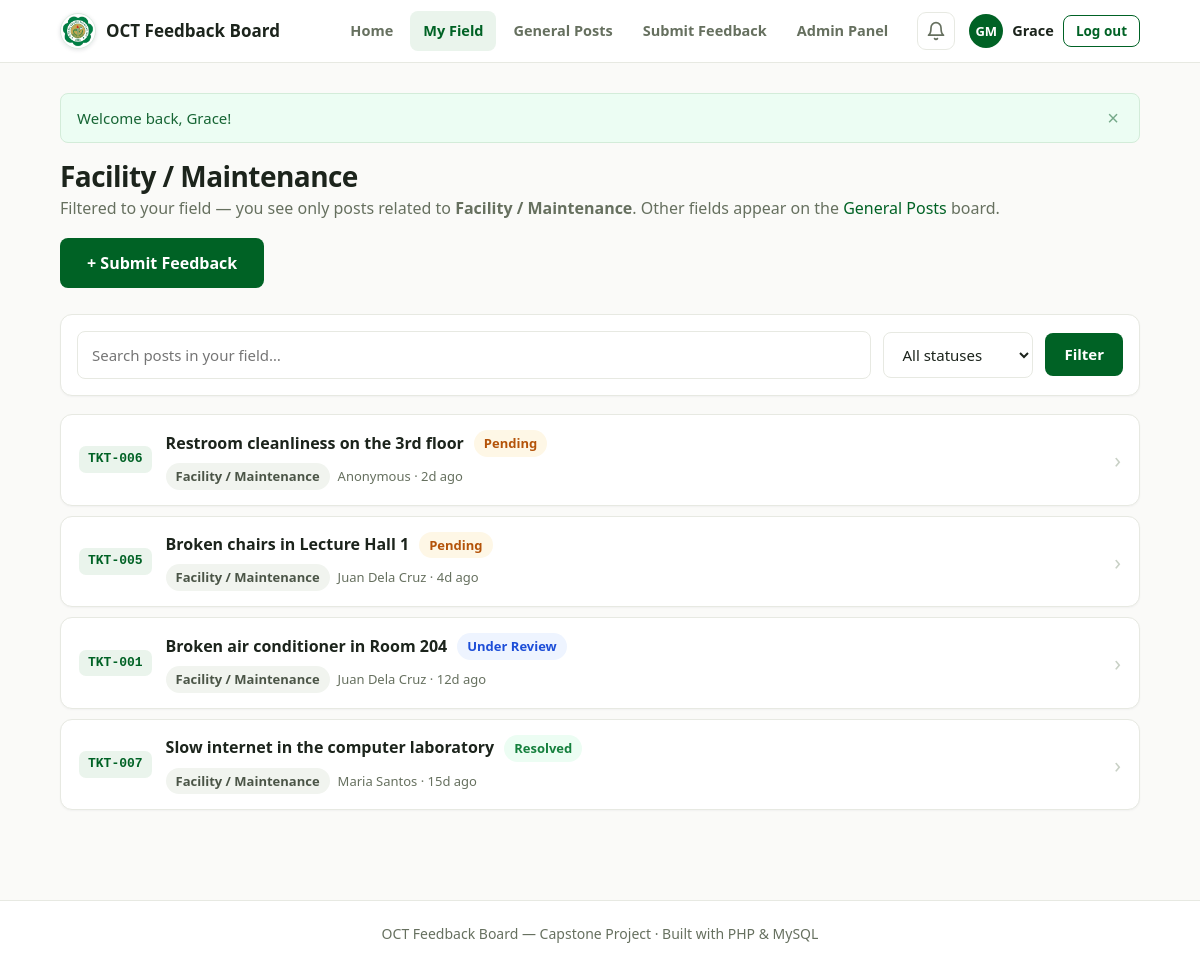
/my-field.php (signed in), run on the app's committed database.
### tables this page shows
CREATE TABLE IF NOT EXISTS feedbacks (
  id            INT UNSIGNED AUTO_INCREMENT PRIMARY KEY,
  ticket_no     VARCHAR(20)  NOT NULL UNIQUE,           
  user_id       INT UNSIGNED NOT NULL,
  category      VARCHAR(40)  NOT NULL,
  title         VARCHAR(160) NOT NULL,
  description   TEXT         NOT NULL,
  image_path    VARCHAR(255) DEFAULT NULL,              
  is_anonymous  TINYINT(1)   NOT NULL DEFAULT 0,        
  status        ENUM('pending','under_review','resolved','rejected') NOT NULL DEFAULT 'pending',
  assigned_dept VARCHAR(60)  DEFAULT NULL,              
  is_public     TINYINT(1)   NOT NULL DEFAULT 0,        
  created_at    TIMESTAMP NOT NULL DEFAULT CURRENT_TIMESTAMP,
  updated_at    TIMESTAMP NOT NULL DEFAULT CURRENT_TIMESTAMP ON UPDATE CURRENT_TIMESTAMP,
  CONSTRAINT fk_feedback_user FOREIGN KEY (user_id) REFERENCES users(id) ON DELETE CASCADE
);

CREATE TABLE IF NOT EXISTS users (
  id          INT UNSIGNED AUTO_INCREMENT PRIMARY KEY,
  id_number   VARCHAR(30)  NOT NULL UNIQUE,            
  name        VARCHAR(120) NOT NULL,
  email       VARCHAR(120) NOT NULL UNIQUE,
  password    VARCHAR(255) NOT NULL,                   
  department  VARCHAR(100) NOT NULL DEFAULT '',        
  role        ENUM('student','faculty','staff','admin','super_admin') NOT NULL DEFAULT 'student',
  field_scope VARCHAR(30)  DEFAULT NULL,               
  created_at  TIMESTAMP NOT NULL DEFAULT CURRENT_TIMESTAMP
);

### my-field.php (the view, shortened to what this page needs)
<?php
require_once __DIR__ . '/config.php';
$user      = current_user();
$isStaffLevel    = is_admin();
$field           = is_admin() ? admin_field($user) : user_field($user);
$category = (string)($_GET['category'] ?? '');
$q        = trim((string)($_GET['q'] ?? ''));
$where  = ['f.status <> ?'];
$params = ['rejected'];
if ($field !== null) {
    $where[]  = 'f.category = ?';
    $params[] = $field;
} elseif ($category !== '' && valid_category($category)) {
    $where[]  = 'f.category = ?';
    $params[] = $category;
}
$sql = 'SELECT f.*, u.name
        FROM feedbacks f
        JOIN users u ON u.id = f.user_id
        WHERE ' . implode(' AND ', $where) .
       ' ORDER BY f.created_at DESC, f.id DESC
         LIMIT 60';
$stmt = $pdo->prepare($sql);
$stmt->execute($params);
$posts = $stmt->fetchAll();
require __DIR__ . '/includes/header.php';
?>
<div class="dash-head">
  <div>
    <h1 class="page-title"><?= $field !== null ? e($field) : 'All Fields' ?></h1>
    <p class="page-sub">
      <?php if ($field !== null): ?>
        Filtered to your field — you see only posts related to <strong><?= e($field) ?></strong>.
        Other fields appear on the <a href="dashboard.php#general">General Posts</a> board.
      <?php else: ?>
        No matching field found from your department, so all non-rejected posts are shown.
      <?php endif; ?>
    </p>
  </div>
  <a class="btn btn-primary btn-lg" href="submit.php">+ Submit Feedback</a>
</div>
<form method="get" action="my-field.php" class="card filter-bar">
  <div class="filter-search">
    <input type="search" name="q" class="input" placeholder="Search posts in your field…" value="<?= e($q) ?>">
  </div>
  <select name="status" class="input">
    <option value="">All statuses</option>
  </select>
  <button type="submit" class="btn btn-primary">Filter</button>
</form>
<?php if (empty($posts)): ?>
  <div class="card empty-state">
    <div class="empty-emoji">
      <svg aria-hidden="true" xmlns="http://www.w3.org/2000/svg" viewBox="0 0 24 24" fill="none" stroke="currentColor" stroke-width="2" stroke-linecap="round" stroke-linejoin="round"><circle cx="11" cy="11" r="8"/><path d="m21 21-4.3-4.3"/></svg>
    </div>
    <h3>No posts in this field yet</h3>
    <p>When someone reports a concern related to <?= $field !== null ? '<strong>' . e($field) . '</strong>' : 'your field' ?>, it will appear here.</p>
    <a class="btn btn-primary" href="submit.php">Be the first to report</a>
  </div>
<?php else: ?>
<div class="ticket-list">
  <?php foreach ($posts as $t): ?>
  <a class="card ticket-row" href="<?= $isStaffLevel ? 'admin/ticket.php?id=' : 'ticket.php?id=' ?><?= (int)$t['id'] ?>">
    <span class="ticket-no"><?= e($t['ticket_no']) ?></span>
    <div class="ticket-main">
      <div class="ticket-title-line">
        <span class="ticket-title"><?= e($t['title']) ?></span>
        <?= status_badge($t['status']) ?>
      </div>
      <div class="ticket-meta">
        <?= category_badge($t['category']) ?>
        <span class="ticket-date">
          <?= $t['is_anonymous'] ? 'Anonymous' : e($t['name']) ?> · <?= e(time_ago($t['created_at'])) ?>
        </span>
      </div>
    </div>
    <span class="ticket-chevron">›</span>
  </a>
  <?php endforeach; ?>
</div>
<?php endif; ?>
<?php require __DIR__ . '/includes/footer.php'; ?>

### includes/functions.php (shortened to what this page needs)
<?php
function e($value): string
{
    return htmlspecialchars((string)$value, ENT_QUOTES, 'UTF-8');
}
function time_ago(string $datetime): string
{
    try {
        $then = new DateTime($datetime);
    } catch (Exception $e) {
        return '';
    }
    $diff = (new DateTime())->diff($then);
    if ($diff->d > 0) return $diff->d . 'd ago';
    return 'just now';
}
function current_user(): ?array
{
    return $_SESSION['user'] ?? null;
}
function is_admin(): bool
{
    return in_array((current_user()['role'] ?? ''), ['admin', 'super_admin'], true);
}
function admin_field(array $user): ?string
{
    $scope = (string)($user['field_scope'] ?? '');
    return FIELD_SCOPES[$scope] ?? null;
}
function status_badge(string $status): string
{
    $label = STATUS_LABELS[$status] ?? $status;
    return '<span class="badge badge-' . e($status) . '">' . e($label) . '</span>';
}
function category_badge(string $category): string
{
    return '<span class="badge badge-neutral">' . e($category) . '</span>';
}

### assets/css/style.css (style rules this page uses)
:root { --primary: #006225; --primary-dark: #004d1c; --primary-light: #0e7c34; --primary-soft: #eaf4ec; --gradient: linear-gradient(160deg, #0e7c34 0%, #006225 60%, #004d1c 100%); --gold: #c9a227; --gold-soft: #f6edd2; --success: #15803d; --success-soft: #ecfdf3; --warning: #b45309; --warning-soft: #fef7e6; --info: #1d4ed8; --info-soft: #eef4ff; --danger: #b91c1c; --danger-soft: #fdf0f0; --bg: #fafaf8; --surface: #ffffff; --text: #1c241c; --muted: #66705f; --border: #e7e9e2; --radius: 12px; --radius-sm: 8px; --shadow-sm: 0 1px 2px rgba(15, 23, 42, .04); --shadow-md: 0 4px 12px rgba(15, 23, 42, .07); --shadow-lg: 0 14px 34px rgba(15, 23, 42, .12); }
*, *::before, *::after { box-sizing: border-box; }
html { scroll-behavior: smooth; }
body { margin: 0; font-family: "Segoe UI", system-ui, -apple-system, Roboto, "Helvetica Neue", Arial, sans-serif; font-size: 16px; line-height: 1.6; color: var(--text); background: var(--bg); -webkit-font-smoothing: antialiased; }
a { color: var(--primary); text-decoration: none; }
h1, h2, h3 { line-height: 1.25; margin: 0 0 .4em; }
p { margin: 0 0 1em; }
.btn { display: inline-flex; align-items: center; justify-content: center; gap: 6px; padding: 10px 18px; border-radius: var(--radius-sm); font: inherit; font-weight: 600; font-size: 15px; line-height: 1.4; border: 1px solid transparent; cursor: pointer; text-align: center; transition: background .15s ease, color .15s ease, border-color .15s ease, box-shadow .15s ease, transform .15s ease; text-decoration: none; }
.btn-primary { background: var(--primary); color: #fff; }
.btn-lg { padding: 13px 26px; font-size: 16px; }
.card { background: var(--surface); border: 1px solid var(--border); border-radius: var(--radius); box-shadow: var(--shadow-sm); }
.page-title { font-size: clamp(22px, 3vw, 28px); font-weight: 800; margin: 0 0 2px; letter-spacing: -.02em; }
.page-sub { color: var(--muted); margin: 0; }
.dash-head { display: flex; align-items: flex-end; justify-content: space-between; gap: 16px; flex-wrap: wrap; margin-bottom: 26px; }
.badge { display: inline-flex; align-items: center; gap: 4px; padding: 3px 10px; border-radius: 999px; font-size: 13px; font-weight: 600; white-space: nowrap; line-height: 1.6; }
.badge-pending { background: var(--warning-soft); color: var(--warning); }
.badge-under_review { background: var(--info-soft); color: var(--info); }
.badge-resolved { background: var(--success-soft); color: var(--success); }
.badge-neutral { background: #f1f4ef; color: #4b5547; }
.ticket-list { display: flex; flex-direction: column; gap: 10px; }
.ticket-row { display: flex; align-items: center; gap: 14px; padding: 15px 18px; color: var(--text); transition: border-color .15s ease, box-shadow .15s ease; }
.ticket-no { font-family: ui-monospace, Consolas, "Courier New", monospace; font-size: 13px; font-weight: 700; color: var(--primary); background: var(--primary-soft); padding: 3px 9px; border-radius: 7px; white-space: nowrap; }
.ticket-main { flex: 1; min-width: 0; }
.ticket-title-line { display: flex; align-items: center; gap: 10px; flex-wrap: wrap; }
.ticket-title { font-weight: 700; font-size: 16px; }
.ticket-meta { display: flex; align-items: center; gap: 8px; flex-wrap: wrap; margin-top: 6px; }
.ticket-date { color: var(--muted); font-size: 13px; }
.ticket-chevron { color: #c9d1c6; font-size: 22px; transition: transform .15s ease, color .15s ease; }
.input { width: 100%; padding: 11px 14px; font: inherit; font-size: 15px; color: var(--text); background: #fff; border: 1px solid var(--border); border-radius: var(--radius-sm); transition: border-color .15s ease, box-shadow .15s ease; }
.filter-bar { display: flex; gap: 12px; flex-wrap: wrap; align-items: center; padding: 16px; margin-bottom: 18px; }
.filter-search { flex: 1; min-width: 220px; }
.filter-bar .input { width: auto; min-width: 150px; }
.filter-bar .filter-search .input { width: 100%; }

### data on the page
feedbacks: ticket_no "TKT-006", title "Restroom cleanliness on the 3rd floor", status "Pending", category "Facility / Maintenance", is_anonymous "Anonymous", created_at "2d ago"
feedbacks: ticket_no "TKT-005", title "Broken chairs in Lecture Hall 1", status "Pending", category "Facility / Maintenance", user.name "Juan Dela Cruz", created_at "4d ago"
feedbacks: ticket_no "TKT-001", title "Broken air conditioner in Room 204", status "Under Review", category "Facility / Maintenance", user.name "Juan Dela Cruz", created_at "12d ago"
feedbacks: ticket_no "TKT-007", title "Slow internet in the computer laboratory", status "Resolved", category "Facility / Maintenance", user.name "Maria Santos", created_at "15d ago"

### other printed values
APP_NAME "OCT Feedback Board"
initials($user['name']) "GM"
first_name($user['name']) "Grace"
$flashMessage "Welcome back, Grace!"
$field "Facility / Maintenance"
